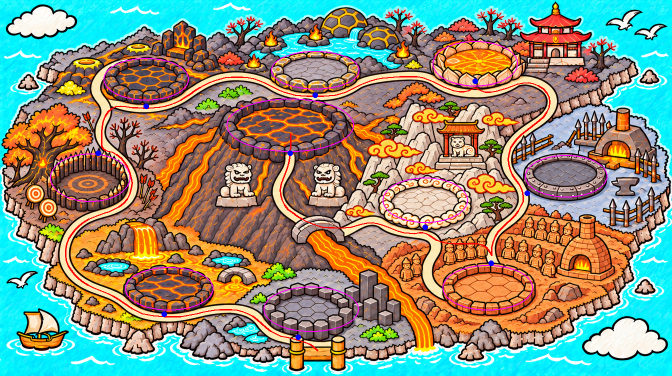
#> input picture ArtGen/Islands/land_hoa/m0/_soi_duong.png, 1344 x 752 px (shown at 1/2 size)
$ python -i vat_dong.py   (imports and definitions only)
#> lines starting #> are read from the running program, lines starting #| are printed output that depends on the picture
# Phần động của đảo Hỏa vùng đất (chép từ land_moc/m0, 2026-11-19) (GD_Claude/18, góp ý 2026-11-18: "đảo nhiều chi tiết nhưng còn tĩnh, mây, thuyền cũng tĩnh").
# - cat_vat(): cắt mây, hải âu, thuyền khỏi ảnh nền thành hình rời (nền trong suốt), vá chỗ trống bằng mảng biển lấy từ chính ảnh;
#   game cho chúng trôi, lượn, dập dềnh (IslandAnim: drift, glide, boat).
# - anim_items(): danh sách món động khoá land_hoa trong island_anim.json (toạ độ ảnh nền gốc 1344 x 752, chưa đắp biển).
# - đảo Hỏa (người dùng 2026-11-19: "làm mấy cái khói bốc lên thành anim đi cho sinh động"): ảnh nền đã xoá hết khói, hơi nước;
#   game vẽ cột khói nhiều múi (IslandAnim plume) ở lỗ phun, lò đồng, ống khói lò rèn, suối nóng, miệng núi lửa; tàn lửa chạy dọc
#   sông dung nham (rivers, IslandAnim Flow).
import numpy as np
from PIL import Image, ImageFilter
from scipy import ndimage as ndi

# tên hình, khung (ảnh nền gốc), cách lấy (largest: khối lớn nhất; boat: mọi khối trừ phần đảo ở góc trên phải), kiểu động, tốc / bán kính
VAT = [
    ("land_hoa_may_1", (6, 4, 160, 82), "largest", "drift", 0.0035),
    ("land_hoa_may_2", (1160, 626, 1340, 722), "largest", "drift", 0.0028),
    ("land_hoa_chim_1", (1205, 15, 1288, 62), "largest", "glide", 2.2),
    ("land_hoa_chim_2", (1266, 44, 1326, 84), "largest", "glide", 1.8),
    ("land_hoa_chim_3", (6, 536, 82, 584), "largest", "glide", 2.6),
    ("land_hoa_thuyen", (24, 606, 146, 706), "boat", "boat", 0),
]


def sea_mask(a):
    R, G, B = a[..., 0], a[..., 1], a[..., 2]
    return (B > 195) & (G > 165) & (R < 190) & (B - R > 45)


# [23 lines left out: function _patch_fill, not called in this run]


def cat_vat(img):
    """trả (ảnh nền đã vá, [(tên, hình RGBA phóng 2 lần, tâm (x, y) ảnh gốc, bề ngang ảnh gốc, kiểu, tham số)])"""
    a = np.asarray(img).astype(np.float32)
    sea = sea_mask(a)
    out = a.copy()
    rng = np.random.default_rng(11)
    cuts = []
    for name, (x0, y0, x1, y1), how, kind, par in VAT:
        sub = ~sea[y0:y1, x0:x1]
        sub = ndi.binary_opening(sub, iterations=1)
        lab, n = ndi.label(sub)
        if n == 0:
            continue
        sizes = ndi.sum(sub, lab, range(1, n + 1))
        if how == "largest":
            m = lab == (int(np.argmax(sizes)) + 1)
        else:  # thuyền + vệt sóng; bỏ khối chạm mép phải phía trên (vách đảo)
            m = np.zeros_like(sub)
            for i in range(1, n + 1):
                if sizes[i - 1] < 6:
                    continue
                yy, xx = np.nonzero(lab == i)
                if xx.max() >= (x1 - x0) - 3 and yy.min() < 40:
                    continue
                if xx.mean() > (x1 - x0) * 0.7 and yy.mean() < (y1 - y0) * 0.35:  # vệt bọt bờ ở góc trên phải
                    continue
                if yy.max() < 16:  # mẩu chim hải âu bay sát trên cột buồm (đảo Mộc), chim cắt riêng
                    continue
                m |= lab == i
        m = ndi.binary_fill_holes(m)
        m = ndi.binary_dilation(m, iterations=1)
        full = np.zeros(sea.shape, bool)
        full[y0:y1, x0:x1] = m
        ys, xs = np.nonzero(full)
        bx0, by0, bx1, by1 = xs.min() - 2, ys.min() - 2, xs.max() + 3, ys.max() + 3
        alpha = Image.fromarray((full[by0:by1, bx0:bx1] * 255).astype(np.uint8)).filter(ImageFilter.GaussianBlur(0.6))
        rgba = Image.fromarray(a[by0:by1, bx0:bx1].astype(np.uint8)).convert("RGBA")
        rgba.putalpha(alpha)
        if kind in ("drift", "glide"):
            # mây, chim (2026-11-18, mây sảnh dùng chung): khử viền xanh biển dính mép (điểm ngả xanh trong dần, phần còn lại thành
            # màu mực của nét viền), phóng 4 lần có làm nét cho mây to ở sảnh không nhòe; cỡ hiện trong game theo dữ liệu, không đổi
            q = np.asarray(rgba).astype(np.float32)
            s = np.clip((q[..., 2] - q[..., 0] - 25) / 60, 0, 1)
            ink = np.array([34, 27, 24], np.float32)
            q[..., :3] = q[..., :3] * (1 - s[..., None]) + ink * s[..., None]
            q[..., 3] *= 1 - s
            q[q[..., 3] < 250, :3] = ink  # điểm trong suốt / nửa trong mang màu mực, phóng ảnh không trộn màu biển trở lại mép
            rgba = Image.fromarray(q.clip(0, 255).astype(np.uint8))
            rgba = rgba.resize(((bx1 - bx0) * 4, (by1 - by0) * 4), Image.LANCZOS).filter(
                ImageFilter.UnsharpMask(radius=2, percent=90, threshold=2))
        else:
            rgba = rgba.resize(((bx1 - bx0) * 2, (by1 - by0) * 2), Image.LANCZOS)
        cuts.append((name, rgba, ((bx0 + bx1) / 2, (by0 + by1) / 2), bx1 - bx0, kind, par))
        # vá: chỗ vật (nới 3 px) thay bằng biển, mép làm mềm
        hole = ndi.binary_dilation(full, iterations=3)
        fb = (max(0, bx0 - 30), max(0, by0 - 30), min(a.shape[1], bx1 + 30), min(a.shape[0], by1 + 30))
        fill = _patch_fill(a, sea & ~hole, fb, rng)
        soft = np.asarray(Image.fromarray((hole * 255).astype(np.uint8)).filter(ImageFilter.GaussianBlur(1.5))).astype(np.float32) / 255
        k = soft[fb[1]:fb[3], fb[0]:fb[2], None]
        out[fb[1]:fb[3], fb[0]:fb[2]] = out[fb[1]:fb[3], fb[0]:fb[2]] * (1 - k) + fill * k
    return Image.fromarray(np.clip(out, 0, 255).astype(np.uint8)), cuts


# món động có sẵn trong IslandAnim, toạ độ ảnh nền gốc (đọc trên lưới _luoi_q_*.png), cỡ = bề ngang món (px ảnh gốc)
STEAM, SMOKE, ASH = "#f2ece2", "#a1958f", "#857a76"  # màu đáy cột: hơi nước trắng ngà, khói lò xám, khói núi lửa xám sẫm
# phần tử thứ 4 (nếu có): khoá thêm cho món (plume: c màu đáy, n số múi, l đời múi, v chiều gió)
TINH = [
    ("foam", (57, 168), 22), ("foam", (1297, 152), 22), ("foam", (1296, 578), 20), ("foam", (40, 470), 20), ("foam", (930, 715), 20),
    ("ripple", (225, 535), 22), ("ripple", (455, 522), 22), ("ripple", (500, 665), 18), ("ripple", (640, 85), 26),  # suối nóng
    ("wave", (210, 728), 46), ("wave", (470, 742), 46), ("wave", (1010, 735), 46), ("wave", (1320, 470), 40),
    ("wave", (22, 300), 40), ("wave", (1322, 250), 40), ("wave", (300, -60), 46), ("wave", (900, -80), 46), ("wave", (1150, -40), 40),
    # cột khói, hơi nước (gió thổi sang phải)
    ("plume", (178, 120), 24, {"c": STEAM, "v": 1}), ("plume", (270, 90), 20, {"c": STEAM, "v": 1, "n": 6, "l": 3.4}),  # lỗ phun
    ("plume", (600, 80), 26, {"c": STEAM, "v": 1, "n": 6, "l": 3.4}), ("plume", (690, 70), 24, {"c": STEAM, "v": 1, "n": 6, "l": 3.6}),  # ao rùa
    ("plume", (1242, 222), 26, {"c": SMOKE, "v": 1}),  # ống khói lò rèn
    ("plume", (1162, 440), 20, {"c": SMOKE, "v": 1, "n": 6, "l": 3.4}),  # lò nung tượng đất
    ("plume", (229, 534), 22, {"c": STEAM, "v": 1, "n": 6, "l": 3.0}), ("plume", (457, 520), 22, {"c": STEAM, "v": 1, "n": 6, "l": 3.2}),
    ("plume", (500, 664), 18, {"c": STEAM, "v": 1, "n": 5, "l": 2.8}),  # ao suối nóng
]
SONG = [("lava", [(622, 462), (655, 505), (705, 560), (760, 605), (805, 645), (832, 690), (842, 722)], 18)]
# thêm mây trôi dùng lại hình mây đã cắt (khoảng trời trống phía trên đảo, biển đắp thêm)
MAY_THEM = [("land_hoa_may_2", (420, -70), 0.0022), ("land_hoa_may_1", (980, -45), 0.0031), ("land_hoa_may_1", (1250, 600), 0.0026)]


# vành mây: bề ngang một đám mây (tỉ lệ bề ngang ảnh); giới hạn kéo, zoom (land.pan) tính theo đây
FRAME_S = 0.15

# đèn ban đêm (DayNight): lửa lò, đèn đá, ao dung nham, lò rèn, miệng núi lửa, thác dung nham, ma trơi tím (toạ độ ảnh nền gốc, cỡ px)
LIGHTS = [
    ("glow", (540, 82), 40), ("glow", (627, 64), 40), ("glow", (707, 106), 40), ("glow", (402, 118), 34), ("glow", (360, 75), 50),
    ("glow", (1245, 300), 50), ("glow", (565, 228), 90), ("glow", (292, 478), 40), ("glow", (1160, 490), 40),
    ("glow", (915, 270), 40), ("glow", (95, 330), 30)]


# [30 lines left out: function anim_items, not called in this run]

>>> import cv2
>>> picture = cv2.imread('_soi_duong.png', cv2.IMREAD_GRAYSCALE)
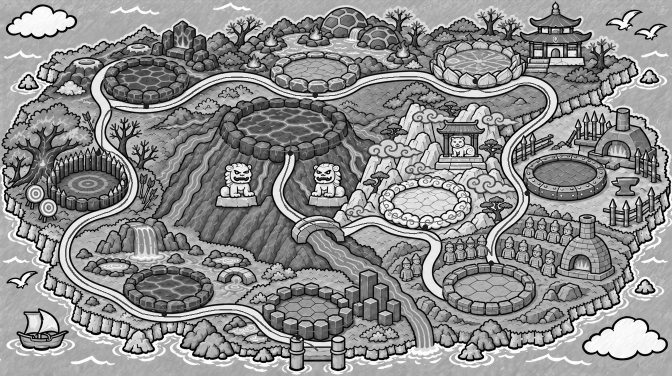
#> picture: shape (752, 1344) (shown at 1/2 size); min 0, max 255, mean 140.8
>>> result = cat_vat(picture)
#> in sea_mask, `R, G, B = a[..., 0], a[..., 1], a[..., 2]`: R = 752 values, max 247 at index 342, min 162 at index 330, mean 177.1; G = 752 values, max 252 at index 342, min 159 at index 330, mean 177.9; B = 752 values, max 252 at index 341, min 148 at index 289, mean 178.2
#> after the loop in cat_vat, `for name, (x0, y0, x1, y1), how, kind, par in VAT:`: cuts = []
#> (the run stopped early here; a loop or call above may not have finished)
